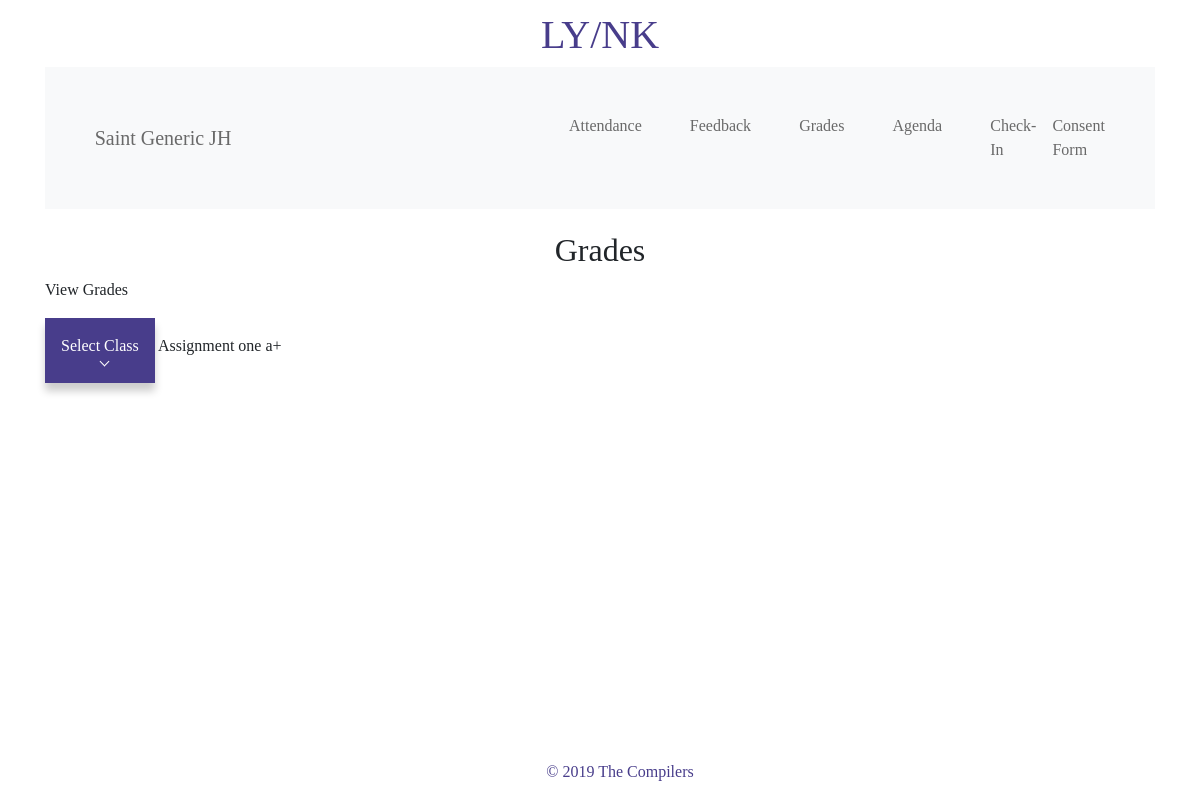
Page /student_grade/1/ on the earlier database version.
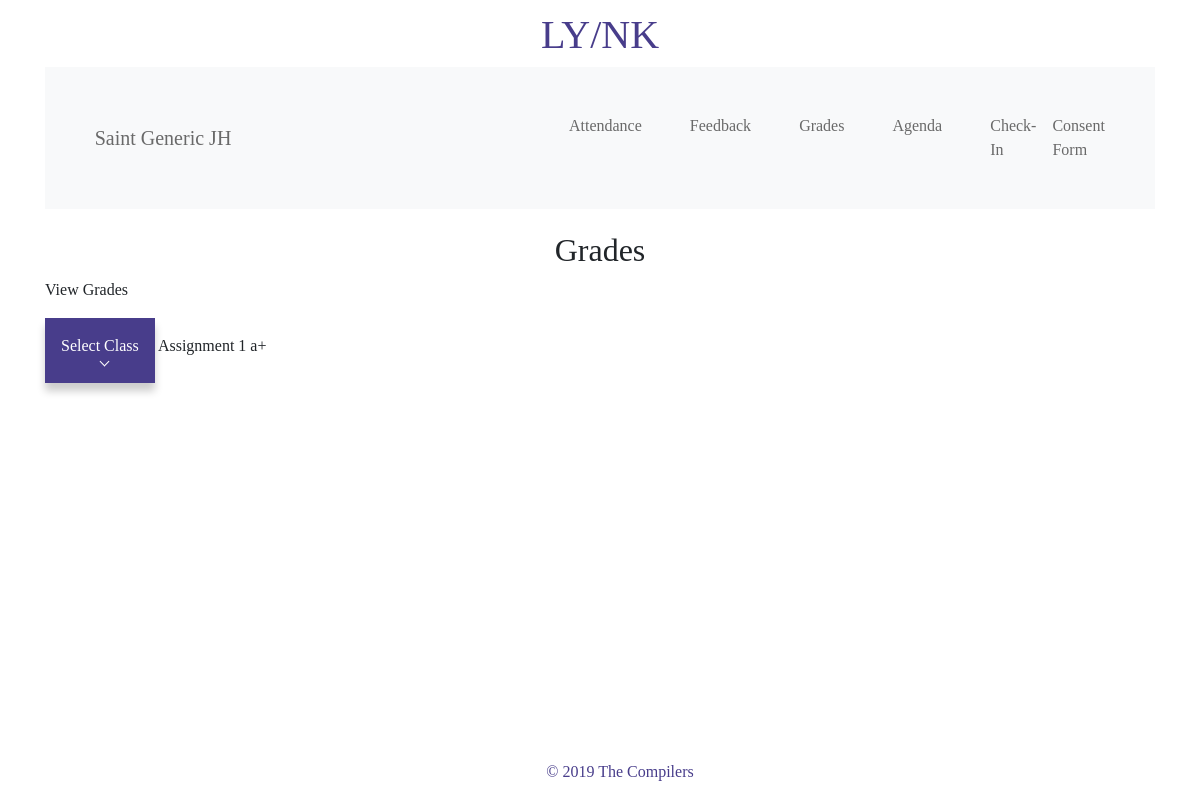
Same page on the later database version.
### compillerwebsite/models.py (models this page shows, shortened)
class Grade(models.Model):
    assignment = models.ForeignKey(Assignment, on_delete=models.CASCADE)
    student = models.ForeignKey(Student, on_delete=models.CASCADE)
    ASSIGNMENT_GRADES = (
        ('a+', "A+"), ('a', "A"), ('a-', "A-"),
        ('b+', "B+"), ('b', "B"), ('b-', "B-"),
        ('c+', "C+"), ('c', "C"), ('c-', "C-"),
        ('d+', "D+"), ('d', "D"), ('d-', "D-"),
        ('f', "F")
    )
    points = models.FloatField()
    letter_grade = models.CharField(choices=ASSIGNMENT_GRADES, max_length=3, default="A+")

class Assignment(models.Model):
    title = models.CharField(max_length=1000)
    subject = models.CharField(max_length=1000)
    description = models.TextField()
    requirements = models.CharField(max_length=1000, blank=True)
    deadline = models.DateField(auto_now=False, auto_now_add=False, null=True, blank=True)

### compillerwebsite/views.py (the view)
# urls.py: url(r'^student_grade/(?P<id>\d+)/$', views.student_grades, name='student_grade'),
def student_grades(request, id):
    grades = Grade.objects.filter(id=id)
    context = {
        'grades': grades
    }
    return render(request, 'parentGrades.html', context)

### templates/parentGrades.html (shortened to what this page needs)
{% extends "base.html" %}
{% block content %}
    <nav class="navbar navbar-expand-sm bg-light">
            <a class="navbar-brand" href="/parentHome">Saint Generic JH</a>
            <ul class="navbar-nav">
                <li class="nav-item">
                    <a class="nav-link" href="/parentAttendance">Attendance</a>
                </li>
                <li class="nav-item">
                    <a class="nav-link" href="/parentFeedback">Feedback</a>
                </li>
                <li class="nav-item">
                    <a class="nav-link" href="/parentGrades">Grades</a>
                </li>
                <li class="nav-item">
                    <a class="nav-link" href="/parentAgenda">Agenda</a>
                </li>
                <li class="nav-item">
                    <a class="nav-link" href="/parentCheckIn">Check-In</a>
                </li>
                <li class="nav-item">
                    <a class="nav-link" href="/parentConsent">Consent Form</a>
                </li>
            </ul>
    </nav>
    <h2>Grades</h2>
    <p>View Grades</p>
    <div class="dropdown">
        <button onclick="myFunction()" class="dropbtn">Select Class<i class="arrow down"></i></button>
    </div>
    {% for grades in grades %}
        {{ grades.assignment.title }}
        {{ grades.letter_grade }}
    {% endfor %}
{% endblock content %}

Differences in the rows shown:
changed through a linked row, Grade: assignment "Assignment one" → "Assignment 1"
